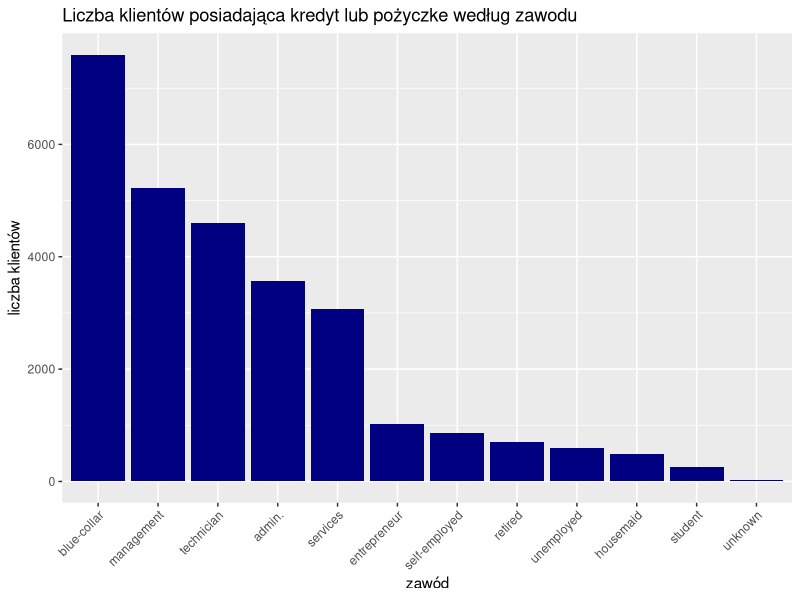
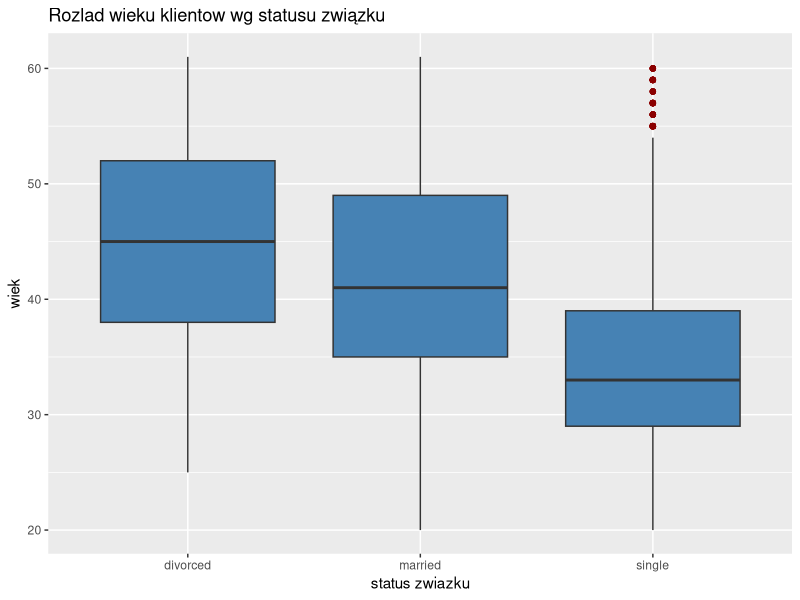
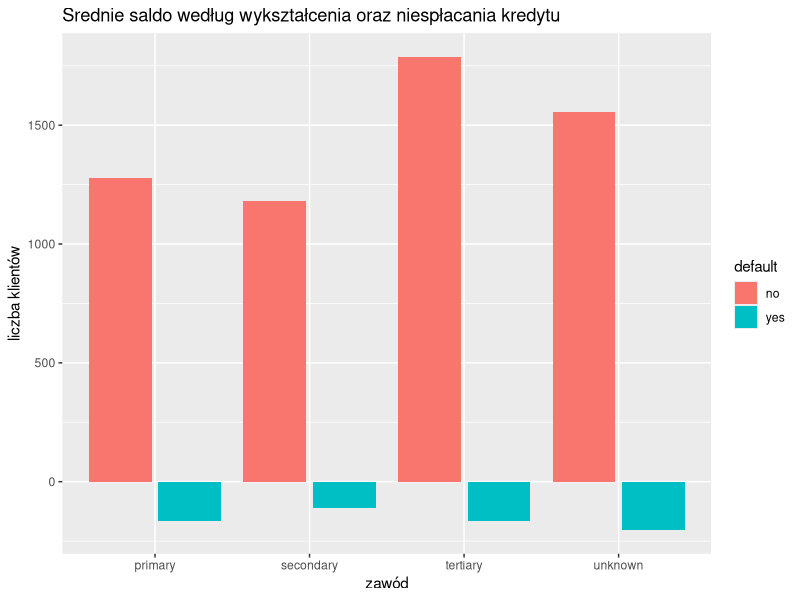
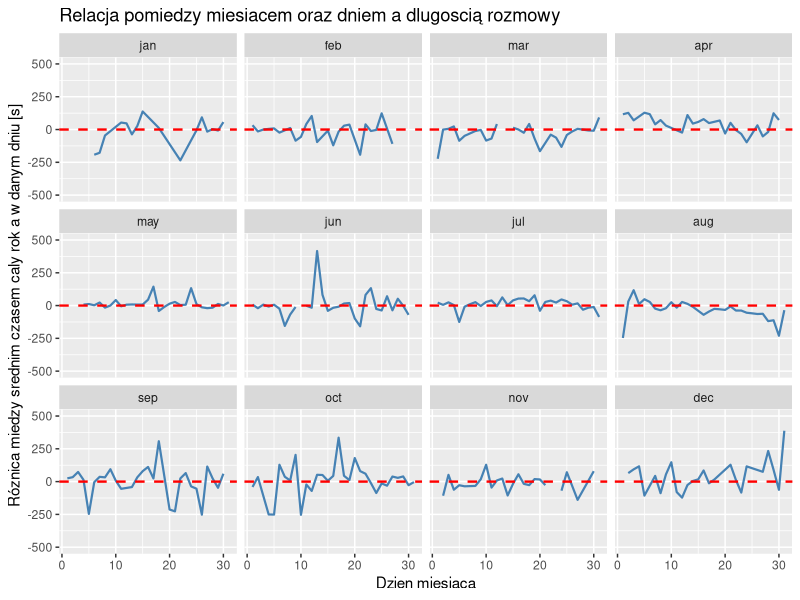
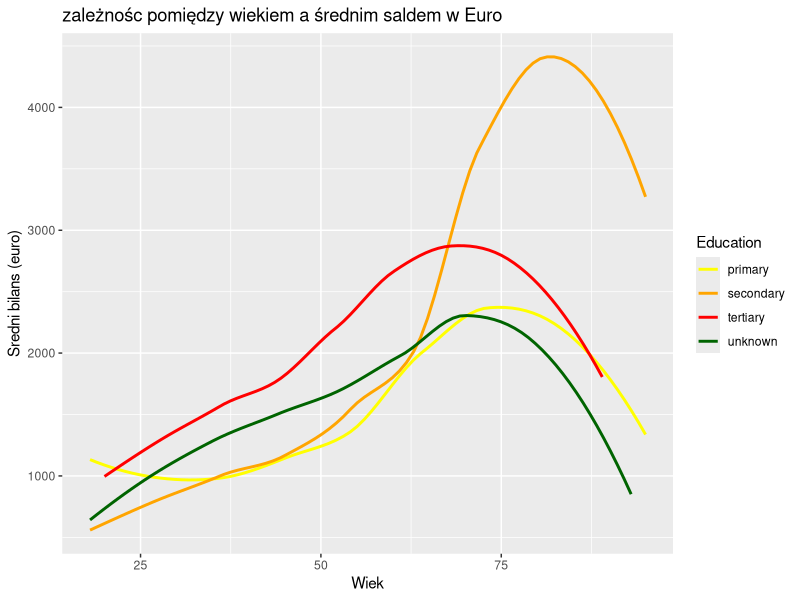
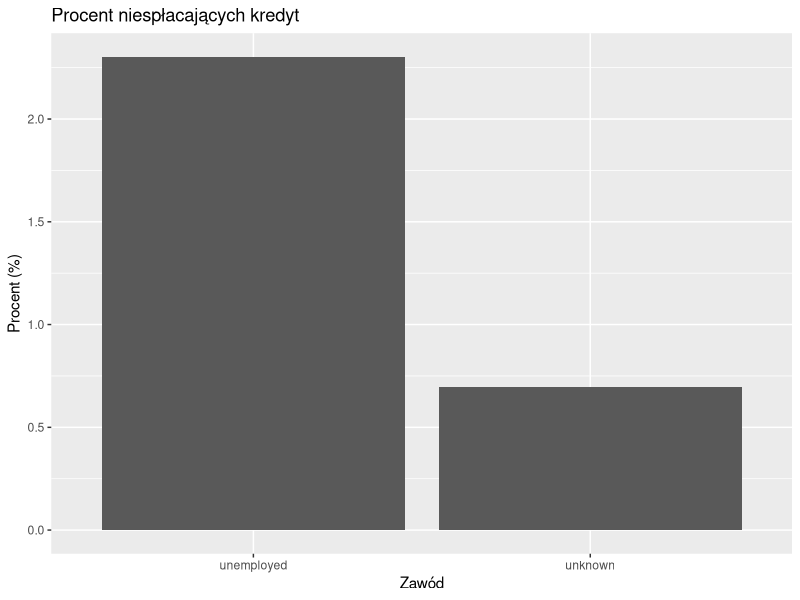
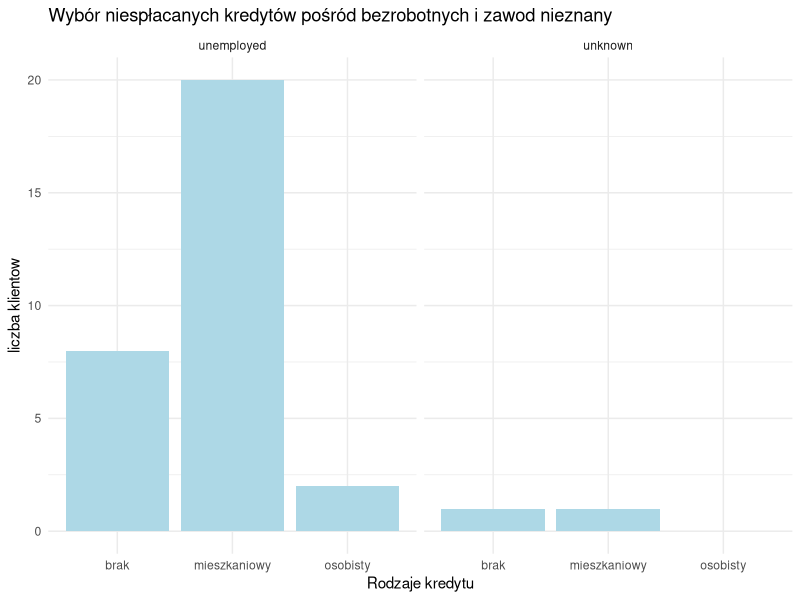

These figures' R source, in order:
## ---- chunk 1
knitr::opts_chunk$set(echo = TRUE)
library(dplyr)
library(ggplot2)

### Wczytanie danych
df <- read.csv("dane.csv")

## ---- chunk 2
job_counts <-df %>% 
  filter(housing == "yes" | loan == "yes") %>% 
  group_by(job) %>% 
  summarise(n=n()) %>% 
  arrange(-(n))

ggplot(job_counts, aes(x=reorder(job,-n),y=n))+
  geom_col(fill= "navy")+
  labs(
    title = "Liczba klientów posiadająca kredyt lub pożyczke według zawodu ",
    x = "zawód",
    y = "liczba klientów"
  )+
  theme(axis.text.x =element_text(angle = 45,hjust = 1))

## ---- chunk 3

df_unknown <-df %>% filter(contact == "unknown")

ggplot(df_unknown, aes(x = marital, y = age))+
  geom_boxplot(
    outlier.color = "darkred",
    size = 0.5,
    fill = "steelblue"
    
  ) + 
  labs(
    title = "Rozlad wieku klientow wg statusu związku",
    x = "status zwiazku",
    y = "wiek"
  )

## ---- chunk 4

df_avg_bal <-df %>% 
  group_by(education,default) %>% 
  summarise(avg_balance = mean(balance))

ggplot(df_avg_bal, aes(x=education,y=avg_balance,fill=default))+
  geom_col(position='dodge2')+
  labs(
    title = "Srednie saldo według wykształcenia oraz niespłacania kredytu ",
    x = "zawód",
    y = "liczba klientów"
  )
## ---- chunk 5
overall_avg <- mean(df$duration,na.rm = TRUE)
df %>% 
  group_by(day,month) %>% 
  mutate(avg_duration=mean(duration,na.rm=TRUE)-overall_avg,
         month=factor(month,levels=c("jan", "feb", "mar", "apr", "may", "jun", 
               "jul", "aug", "sep", "oct", "nov", "dec"))) %>% 
  ggplot(aes(x=day,y=avg_duration))+
  geom_line(color = "steelblue",linewidth=0.75)+
  geom_hline(yintercept=0,linetype="dashed", color ="red" ,linewidth=0.8)+
  facet_wrap(~month)+
  ylim(-500,500)+
  labs(title = "Relacja pomiedzy miesiacem oraz dniem a dlugoscią rozmowy",
       x = "Dzien miesiaca",
       y = "Róznica miedzy srednim czasem caly rok a w danym dniu [s]")
  
  
## ---- chunk 6

df_education <- df %>% 
  group_by(education, age) %>% 
  summarise(avg_balance = mean(balance, na.rm = TRUE)) 

  ggplot(df_education,aes(x = age, y = avg_balance, color = education)) +
  geom_smooth(method = "loess", se = FALSE, linewidth = 1) +  
  labs(title = "zależnośc pomiędzy wiekiem a średnim saldem w Euro",
       x = "Wiek",
       y = "Sredni bilans (euro)",
       color = "Education") +
  scale_color_manual(values = c("primary" = "yellow", 
                                "secondary" = "orange", 
                                "tertiary" = "red",  
                                "unknown" = "darkgreen"))
## ---- chunk 7
# Tu umieść kod do wygenerowania odpowiedzi do zadania.
df %>% 
  filter(job=="unknown" |job=="unemployed") %>% 
  group_by(job) %>% 
  summarise(
    all_clients = n(),
    bad_clients= sum(default == "yes"),
    procent = bad_clients /all_clients * 100
  ) %>% 
  ggplot(aes(x = job, y = procent)) +
  geom_col() +
  labs(title = "Procent niespłacających kredyt",
       x = "Zawód",
       y = "Procent (%)") 
  
df %>% filter(job=="unemployed"|job=="unknown",default=="yes") %>% mutate(rodzaj_kredytu = case_when(
    housing == "yes" ~ "mieszkaniowy",
    loan == "yes" ~ "osobisty",
    TRUE ~ "brak")) %>%
  ggplot(aes(x=rodzaj_kredytu)) +
  geom_bar(fill="lightblue") +
  facet_wrap(~job)+
  labs(title = "Wybór niespłacanych kredytów pośród bezrobotnych i zawod nieznany ",
       x = "Rodzaje kredytu",
       y = "liczba klientow") +
  theme_minimal()
